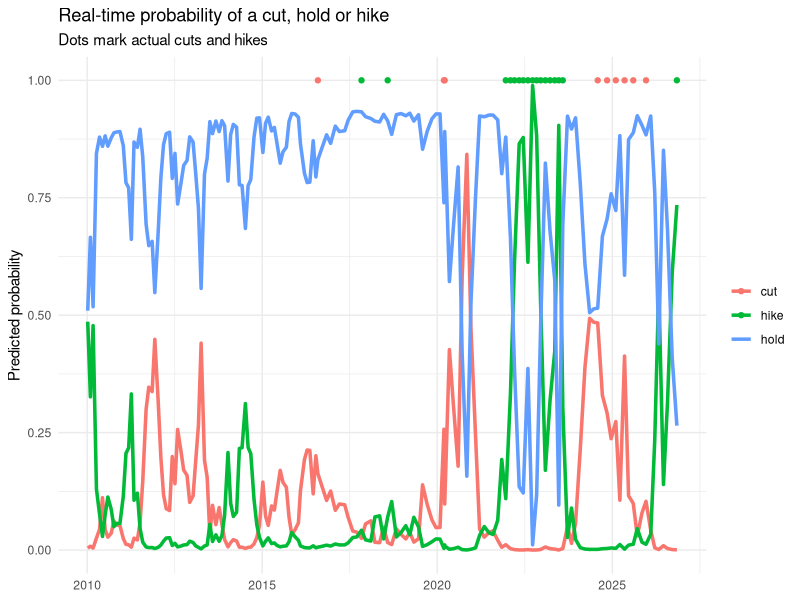
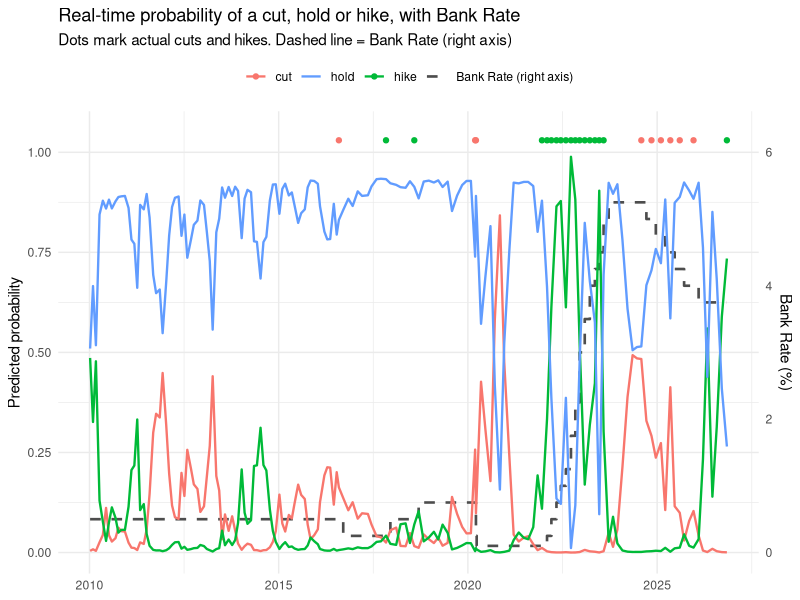
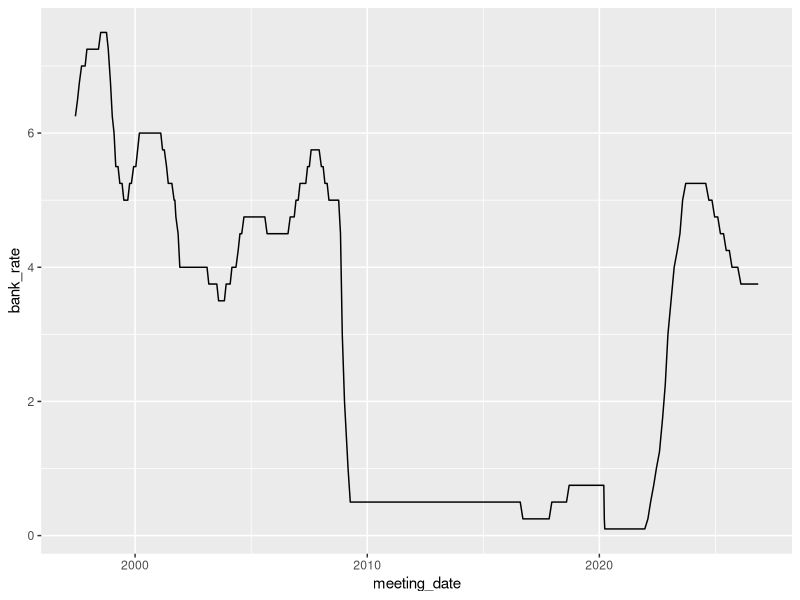

Write R code to recreate these figures, in order.


library(tidyverse)
library(MASS)


##### 1. Data #####
model_df <- read_csv("mpc_model_data.csv", show_col_types = FALSE) %>%
  mutate(decision = factor(decision, levels = c("cut", "hold", "hike"), ordered = TRUE)) %>%
  drop_na(decision, inf_gap, services_cpi, unemp_chg_3m, gdp_growth,
          oil_chg_3m, bank_rate, market_exp) %>%
  mutate(zlb = as.integer(bank_rate <= 0.5))

##### 2. Final model #####
m_final <- polr(decision ~ inf_gap + unemp_chg_3m + market_exp + zlb,
                data = model_df, Hess = TRUE)
summary(m_final)
exp(coef(m_final))

coef_table_final_model <- coef(summary(m_final)) %>%
  as.data.frame() %>%
  rownames_to_column("term") %>%
  mutate(p_value = 2 * pnorm(abs(`t value`), lower.tail = FALSE))

coef_table_final_model

##### 3. Real-time forecasts (expanding window) #####

# Put meetings in date order and find the ones to predict (2010 onwards)
model_df  <- model_df %>% arrange(meeting_date)
test_rows <- which(model_df$meeting_date >= as.Date("2010-01-01"))

# For each meeting: fit the model on past meetings only, then predict it
realtime <- tibble()

for (i in test_rows) {
  past <- model_df[1:(i - 1), ]
  fit  <- polr(formula(m_final), data = past)
  p    <- predict(fit, newdata = model_df[i, ], type = "probs")
  
  realtime <- bind_rows(realtime, tibble(
    meeting_date = model_df$meeting_date[i],
    decision     = model_df$decision[i],
    cut  = p[["cut"]],
    hold = p[["hold"]],
    hike = p[["hike"]]
  ))
}

##### 4. How good were the forecasts? #####

realtime <- realtime %>%
  mutate(
    pred  = c("cut", "hold", "hike")[max.col(cbind(cut, hold, hike))],
    pred  = factor(pred, levels = c("cut", "hold", "hike"), ordered = TRUE),
    brier = (cut  - (decision == "cut"))^2 +
      (hold - (decision == "hold"))^2 +
      (hike - (decision == "hike"))^2
  )

realtime %>% summarise(accuracy = mean(pred == decision), brier = mean(brier))

table(Predicted = realtime$pred, Actual = realtime$decision)

##### 5. Plot #####

realtime %>%
  pivot_longer(c(cut, hold, hike), names_to = "outcome", values_to = "prob") %>%
  ggplot(aes(x = meeting_date, y = prob, colour = outcome)) +
  geom_line(linewidth = 1.2) +
  geom_point(data = realtime %>% filter(decision != "hold"),
             aes(x = meeting_date, y = 1, colour = as.character(decision)),
             inherit.aes = FALSE) +
  labs(x = NULL, y = "Predicted probability", colour = NULL,
       title = "Real-time probability of a cut, hold or hike",
       subtitle = "Dots mark actual cuts and hikes") +
  theme_minimal()

##### 6. What the model said before each actual cut and hike #####

realtime %>%
  filter(decision != "hold") %>%
  dplyr::select(meeting_date, decision, cut, hold, hike) %>%
  print(n = Inf)

##### 7. Real-time probabilities with Bank Rate overlaid #####

# Add Bank Rate to the real-time forecasts
plot_df <- realtime %>%
  left_join(model_df %>% dplyr::select(meeting_date, bank_rate), by = "meeting_date")

# Bank Rate is in %, probabilities run 0 to 1, so rescale Bank Rate to fit
rate_max <- ceiling(max(plot_df$bank_rate))   # e.g. 6, so 0-6% sits on the 0-1 scale

plot_df %>%
  pivot_longer(c(cut, hold, hike), names_to = "outcome", values_to = "prob") %>%
  ggplot(aes(x = meeting_date, y = prob, colour = outcome)) +
  # Bank Rate as a step line (it only changes at meetings)
  geom_step(data = plot_df,
            aes(x = meeting_date, y = bank_rate / rate_max, colour = "Bank Rate (right axis)"),
            inherit.aes = FALSE, linewidth = 0.9, linetype = "dashed") +
  geom_line(linewidth = 0.8) +
  geom_point(data = plot_df %>% filter(decision != "hold"),
             aes(x = meeting_date, y = 1.03, colour = as.character(decision)),
             inherit.aes = FALSE) +
  scale_colour_manual(
    values = c(cut = "#F8766D", hold = "#619CFF", hike = "#00BA38",
               "Bank Rate (right axis)" = "grey30"),
    breaks = c("cut", "hold", "hike", "Bank Rate (right axis)")
  ) +
  scale_y_continuous(
    name     = "Predicted probability",
    limits   = c(0, 1.05),
    sec.axis = sec_axis(~ . * rate_max, name = "Bank Rate (%)")
  ) +
  labs(x = NULL, colour = NULL,
       title    = "Real-time probability of a cut, hold or hike, with Bank Rate",
       subtitle = "Dots mark actual cuts and hikes. Dashed line = Bank Rate (right axis)") +
  theme_minimal() +
  theme(legend.position = "top")

ggplot(model_df, aes(x = meeting_date, y = bank_rate)) + 
  geom_line()
